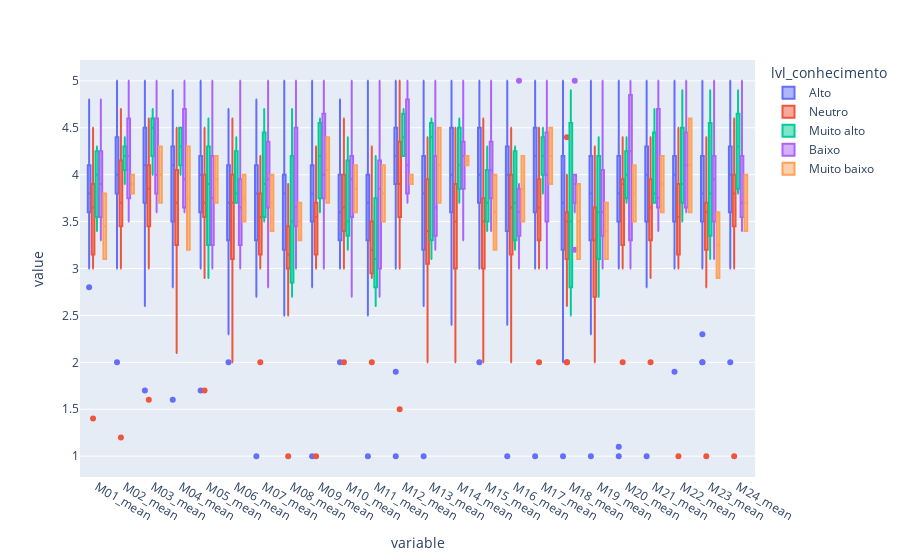

Here is the notebook cell this chart was saved with:
### Code cell
#2
import plotly.express as px

fig = px.box(df_means,y=df_means.columns[0:-2] ,color='lvl_conhecimento')
fig.update_traces(quartilemethod="exclusive") # or "inclusive", or "linear" by default
fig.show()

### Figure 1 — Plotly figure (JSON) as saved in the notebook; plotly's stock layout.template omitted (floating-point values rounded to 4 significant figures; data arrays with more than 128 entries replaced by an {"elided": "..."} marker saying what was removed)
{"data": [{"alignmentgroup": "True", "hovertemplate": "lvl_conhecimento=Alto<br>variable=%{x}<br>value=%{y}<extra></extra>", "legendgroup": "Alto", "marker": {"color": "#636efa"}, "name": "Alto", "notched": false, "offsetgroup": "Alto", "orientation": "v", "quartilemethod": "exclusive", "showlegend": true, "type": "box", "x": {"elided": "936 str values"}, "x0": " ", "xaxis": "x", "y": {"elided": "936 float values"}, "y0": " ", "yaxis": "y"}, {"alignmentgroup": "True", "hovertemplate": "lvl_conhecimento=Neutro<br>variable=%{x}<br>value=%{y}<extra></extra>", "legendgroup": "Neutro", "marker": {"color": "#EF553B"}, "name": "Neutro", "notched": false, "offsetgroup": "Neutro", "orientation": "v", "quartilemethod": "exclusive", "showlegend": true, "type": "box", "x": {"elided": "384 str values"}, "x0": " ", "xaxis": "x", "y": {"elided": "384 float values"}, "y0": " ", "yaxis": "y"}, {"alignmentgroup": "True", "hovertemplate": "lvl_conhecimento=Muito alto<br>variable=%{x}<br>value=%{y}<extra></extra>", "legendgroup": "Muito alto", "marker": {"color": "#00cc96"}, "name": "Muito alto", "notched": false, "offsetgroup": "Muito alto", "orientation": "v", "quartilemethod": "exclusive", "showlegend": true, "type": "box", "x": ["M01_mean", "M01_mean", "M01_mean", "M01_mean", "M01_mean", "M02_mean", "M02_mean", "M02_mean", "M02_mean", "M02_mean", "M03_mean", "M03_mean", "M03_mean", "M03_mean", "M03_mean", "M04_mean", "M04_mean", "M04_mean", "M04_mean", "M04_mean", "M05_mean", "M05_mean", "M05_mean", "M05_mean", "M05_mean", "M06_mean", "M06_mean", "M06_mean", "M06_mean", "M06_mean", "M07_mean", "M07_mean", "M07_mean", "M07_mean", "M07_mean", "M08_mean", "M08_mean", "M08_mean", "M08_mean", "M08_mean", "M09_mean", "M09_mean", "M09_mean", "M09_mean", "M09_mean", "M10_mean", "M10_mean", "M10_mean", "M10_mean", "M10_mean", "M11_mean", "M11_mean", "M11_mean", "M11_mean", "M11_mean", "M12_mean", "M12_mean", "M12_mean", "M12_mean", "M12_mean", "M13_mean", "M13_mean", "M13_mean", "M13_mean", "M13_mean", "M14_mean", "M14_mean", "M14_mean", "M14_mean", "M14_mean", "M15_mean", "M15_mean", "M15_mean", "M15_mean", "M15_mean", "M16_mean", "M16_mean", "M16_mean", "M16_mean", "M16_mean", "M17_mean", "M17_mean", "M17_mean", "M17_mean", "M17_mean", "M18_mean", "M18_mean", "M18_mean", "M18_mean", "M18_mean", "M19_mean", "M19_mean", "M19_mean", "M19_mean", "M19_mean", "M20_mean", "M20_mean", "M20_mean", "M20_mean", "M20_mean", "M21_mean", "M21_mean", "M21_mean", "M21_mean", "M21_mean", "M22_mean", "M22_mean", "M22_mean", "M22_mean", "M22_mean", "M23_mean", "M23_mean", "M23_mean", "M23_mean", "M23_mean", "M24_mean", "M24_mean", "M24_mean", "M24_mean", "M24_mean"], "x0": " ", "xaxis": "x", "y": [4.3, 3.7, 4, 3.4, 4.2, 4.4, 4.2, 3.9, 4.2, 4.2, 4.5, 4.5, 4.4, 4, 4.7, 4.5, 4.3, 4.5, 4.2, 4, 4.6, 4, 3.6, 3.9, 2.9, 3.7, 3.7, 3.8, 4.1, 4.4, 4.7, 4.2, 3.9, 3.5, 3.6, 4.7, 3.5, 3.7, 3, 2.7, 4.6, 4.5, 4.2, 3.9, 3.6, 3.5, 4.4, 3.9, 3.2, 3.5, 4.2, 3.1, 3, 2.6, 3.3, 4.7, 4.4, 4.2, 4.2, 4.6, 4.4, 4.5, 3.5, 3.1, 4.6, 4.6, 4.4, 4.1, 3.7, 4, 4.3, 3.4, 3.8, 3.6, 3.7, 4.2, 4.3, 3.4, 3.2, 3.7, 4.3, 4.5, 4.2, 3.8, 4.2, 4.9, 3.5, 3.1, 2.5, 4.2, 4, 4.4, 2.7, 3.5, 3.6, 4.1, 4.4, 3.8, 3.7, 4, 4.7, 3.7, 3.7, 3.8, 4.2, 4.9, 3.9, 3.9, 4.1, 3.5, 4.9, 4.2, 3.6, 3.1, 3.8, 4.9, 4.4, 3.8, 4.3, 3.9], "y0": " ", "yaxis": "y"}, {"alignmentgroup": "True", "hovertemplate": "lvl_conhecimento=Baixo<br>variable=%{x}<br>value=%{y}<extra></extra>", "legendgroup": "Baixo", "marker": {"color": "#ab63fa"}, "name": "Baixo", "notched": false, "offsetgroup": "Baixo", "orientation": "v", "quartilemethod": "exclusive", "showlegend": true, "type": "box", "x": {"elided": "192 str values"}, "x0": " ", "xaxis": "x", "y": {"elided": "192 float values"}, "y0": " ", "yaxis": "y"}, {"alignmentgroup": "True", "hovertemplate": "lvl_conhecimento=Muito baixo<br>variable=%{x}<br>value=%{y}<extra></extra>", "legendgroup": "Muito baixo", "marker": {"color": "#FFA15A"}, "name": "Muito baixo", "notched": false, "offsetgroup": "Muito baixo", "orientation": "v", "quartilemethod": "exclusive", "showlegend": true, "type": "box", "x": ["M01_mean", "M01_mean", "M02_mean", "M02_mean", "M03_mean", "M03_mean", "M04_mean", "M04_mean", "M05_mean", "M05_mean", "M06_mean", "M06_mean", "M07_mean", "M07_mean", "M08_mean", "M08_mean", "M09_mean", "M09_mean", "M10_mean", "M10_mean", "M11_mean", "M11_mean", "M12_mean", "M12_mean", "M13_mean", "M13_mean", "M14_mean", "M14_mean", "M15_mean", "M15_mean", "M16_mean", "M16_mean", "M17_mean", "M17_mean", "M18_mean", "M18_mean", "M19_mean", "M19_mean", "M20_mean", "M20_mean", "M21_mean", "M21_mean", "M22_mean", "M22_mean", "M23_mean", "M23_mean", "M24_mean", "M24_mean"], "x0": " ", "xaxis": "x", "y": [3.8, 3.1, 4, 3.8, 4.3, 3.7, 4.3, 3.2, 4.2, 3.7, 4, 3.5, 4, 3.4, 3.3, 3.7, 4.4, 3.7, 4.1, 3.6, 4.1, 3.5, 4, 3.9, 4.5, 3.7, 4.1, 4.2, 4, 3.2, 4.2, 3.5, 4.5, 3.9, 3.1, 3.9, 3.7, 3.1, 4.1, 3.5, 4.2, 3.6, 4.6, 3.6, 3.6, 2.9, 4, 3.4], "y0": " ", "yaxis": "y"}], "layout": {"boxmode": "group", "legend": {"title": {"text": "lvl_conhecimento"}, "tracegroupgap": 0}, "margin": {"t": 60}, "xaxis": {"anchor": "y", "domain": [0, 1], "title": {"text": "variable"}}, "yaxis": {"anchor": "x", "domain": [0, 1], "title": {"text": "value"}}}}
